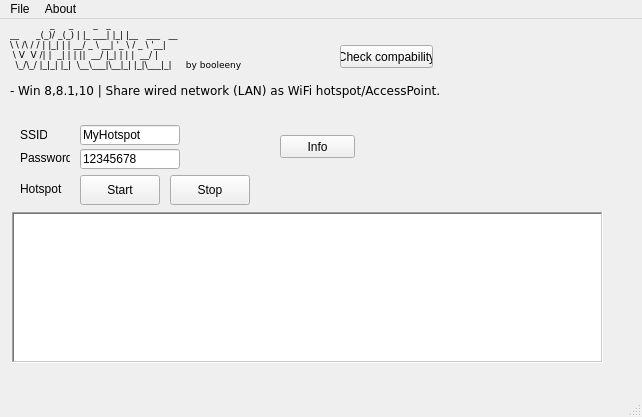
<?xml version="1.0" encoding="UTF-8"?>
<ui version="4.0">
 <class>MainWindow</class>
 <widget class="QMainWindow" name="MainWindow">
  <property name="geometry">
   <rect>
    <x>0</x>
    <y>0</y>
    <width>642</width>
    <height>417</height>
   </rect>
  </property>
  <property name="windowTitle">
   <string>MainWindow</string>
  </property>
  <widget class="QWidget" name="centralwidget">
   <widget class="QLabel" name="label_logo">
    <property name="geometry">
     <rect>
      <x>10</x>
      <y>-4</y>
      <width>497</width>
      <height>88</height>
     </rect>
    </property>
    <property name="frameShadow">
     <enum>QFrame::Plain</enum>
    </property>
    <property name="lineWidth">
     <number>0</number>
    </property>
    <property name="text">
     <string>&lt;html&gt;&lt;head/&gt;&lt;body&gt;&lt;pre style=&quot; margin-top:12px; margin-bottom:12px; margin-left:0px; margin-right:0px; -qt-block-indent:0; text-indent:0px;&quot;&gt;&lt;span style=&quot; font-family:'Courier New,courier'; font-size:7pt; color:#000000;&quot;&gt;              _     _       _   _&lt;br/&gt;__      _(_)/ _(_) | |_ ___| |_| |__   ___   __&lt;br/&gt;\ \ /\ / / | |_| | | __/ _ \ __| '_ \ / _ \ '__|&lt;br/&gt; \ V  V /| |  _| | | ||  __/ |_| | | |  __/ |&lt;br/&gt;  \_/\_/ |_|_| |_|  \__\___|\__|_| |_|\___|_|     by booleeny&lt;br/&gt;&lt;br/&gt;&lt;/span&gt;&lt;span style=&quot; font-family:'Courier New,courier'; color:#000000;&quot;&gt;- Win 8,8.1,10 | Share wired network (LAN) as WiFi hotspot/AccessPoint.&lt;/span&gt;&lt;/pre&gt;&lt;/body&gt;&lt;/html&gt;</string>
    </property>
    <property name="scaledContents">
     <bool>false</bool>
    </property>
   </widget>
   <widget class="QTextEdit" name="textEdit">
    <property name="enabled">
     <bool>true</bool>
    </property>
    <property name="geometry">
     <rect>
      <x>12</x>
      <y>193</y>
      <width>591</width>
      <height>151</height>
     </rect>
    </property>
    <property name="focusPolicy">
     <enum>Qt::NoFocus</enum>
    </property>
    <property name="frameShape">
     <enum>QFrame::WinPanel</enum>
    </property>
    <property name="frameShadow">
     <enum>QFrame::Sunken</enum>
    </property>
    <property name="lineWidth">
     <number>1</number>
    </property>
   </widget>
   <widget class="QPushButton" name="pushButton_ceckhostedtrue">
    <property name="enabled">
     <bool>true</bool>
    </property>
    <property name="geometry">
     <rect>
      <x>340</x>
      <y>26</y>
      <width>93</width>
      <height>23</height>
     </rect>
    </property>
    <property name="text">
     <string>Check compability</string>
    </property>
   </widget>
   <widget class="QPushButton" name="pushButton_info">
    <property name="geometry">
     <rect>
      <x>280</x>
      <y>116</y>
      <width>75</width>
      <height>23</height>
     </rect>
    </property>
    <property name="text">
     <string>Info</string>
    </property>
   </widget>
   <widget class="QPushButton" name="pushButton_start_hotspot">
    <property name="geometry">
     <rect>
      <x>80</x>
      <y>156</y>
      <width>80</width>
      <height>30</height>
     </rect>
    </property>
    <property name="text">
     <string>Start</string>
    </property>
   </widget>
   <widget class="QLabel" name="label_ssid">
    <property name="geometry">
     <rect>
      <x>20</x>
      <y>106</y>
      <width>27</width>
      <height>20</height>
     </rect>
    </property>
    <property name="text">
     <string>SSID:</string>
    </property>
   </widget>
   <widget class="QLineEdit" name="lineEdit_ssid">
    <property name="geometry">
     <rect>
      <x>80</x>
      <y>106</y>
      <width>100</width>
      <height>20</height>
     </rect>
    </property>
    <property name="text">
     <string>MyHotspot</string>
    </property>
   </widget>
   <widget class="QLabel" name="label_pwd">
    <property name="geometry">
     <rect>
      <x>20</x>
      <y>129</y>
      <width>50</width>
      <height>20</height>
     </rect>
    </property>
    <property name="text">
     <string>Password:</string>
    </property>
   </widget>
   <widget class="QPushButton" name="pushButton_stop_hotspot">
    <property name="geometry">
     <rect>
      <x>170</x>
      <y>156</y>
      <width>80</width>
      <height>30</height>
     </rect>
    </property>
    <property name="text">
     <string>Stop</string>
    </property>
   </widget>
   <widget class="QLabel" name="label_hotspot">
    <property name="geometry">
     <rect>
      <x>20</x>
      <y>160</y>
      <width>61</width>
      <height>20</height>
     </rect>
    </property>
    <property name="text">
     <string>Hotspot</string>
    </property>
   </widget>
   <widget class="QLineEdit" name="lineEdit_pwd">
    <property name="geometry">
     <rect>
      <x>80</x>
      <y>130</y>
      <width>100</width>
      <height>20</height>
     </rect>
    </property>
    <property name="text">
     <string>12345678</string>
    </property>
   </widget>
  </widget>
  <widget class="QMenuBar" name="menubar">
   <property name="geometry">
    <rect>
     <x>0</x>
     <y>0</y>
     <width>642</width>
     <height>21</height>
    </rect>
   </property>
   <widget class="QMenu" name="menuFile">
    <property name="title">
     <string>File</string>
    </property>
    <addaction name="actionExit_2"/>
   </widget>
   <widget class="QMenu" name="menuAbout">
    <property name="title">
     <string>About</string>
    </property>
    <addaction name="actionAbout"/>
   </widget>
   <addaction name="menuFile"/>
   <addaction name="menuAbout"/>
  </widget>
  <widget class="QStatusBar" name="statusbar"/>
  <action name="actionExit">
   <property name="text">
    <string>Exit</string>
   </property>
  </action>
  <action name="actionExit_2">
   <property name="text">
    <string>Exit</string>
   </property>
  </action>
  <action name="actionAbout">
   <property name="text">
    <string>About</string>
   </property>
  </action>
 </widget>
 <resources/>
 <connections/>
</ui>
